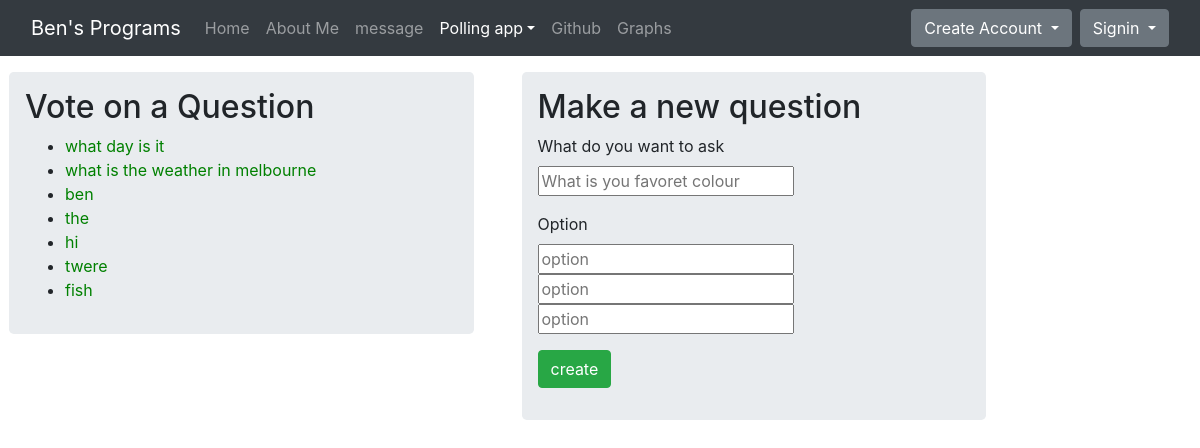
/polls/, run on an earlier commit of the app's database.
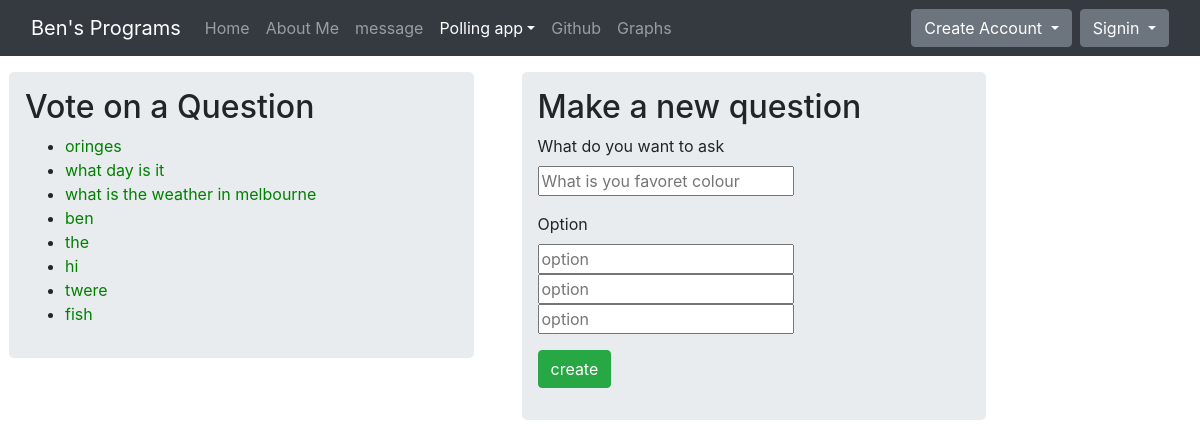
And on a later commit of the database.
### polls/models.py (models this page shows, shortened)
class Question(models.Model):
    question_text = models.CharField(max_length=200)
    date = models.DateTimeField('date published')
    def __str__(self):
        return self.question_text

### polls/views.py (the view)
# urls.py: path('', views.Index.as_view(), name='index'),
class Index(generic.ListView):
    template_name = 'polls/index.html'
    context_object_name = 'question_list'
    def get_queryset(self):
        return Question.objects.order_by('-date')
    additional_context = {'a':'polling', 'b':'index'}
    def get_context_data(self, *args, **kwargs):
        context = super(Index, self).get_context_data(*args, **kwargs)
        context['additional_context'] = self.additional_context
        print(context)
        return context

### polls/templates/polls/index.html (shortened to what this page needs)
{% extends 'base.html' %}
{% block content %}
<div class="fluid-container">
<div class="row">
  <div class="col-md-5 px-4">
    <div class="p-3 jumbotron">
      <h2>Vote on a Question</h2>
      {% if question_list %}
        <ul>
          {% for question in question_list %}
            <li><a href="{% url 'polls:detail' question.id %}"> {{ question.question_text }} </a></li>
          {% endfor %}
        </ul>
      {% else %}
        <p>There are no polls <p>
      {% endif %}
    </div>
  </div>
  <div class="col-md-5 px-4">
    <div class="p-3 jumbotron">
      <h2>Make a new question</h2>
      <form class="create" action="{% url 'polls:new_question' %}" method="post">
        <div class="form-group">
          <label for="question_name">What do you want to ask</label><br>
          <input type="text" name="question_name" id="question_name" placeholder="What is you favoret colour"><br>
        </div>
        <div class="form-group">
          <label for="option">Option</label><br>
          <input type="text" id="option" name="option1" placeholder="option"><br>
          <input type="text" id="option" name="option2" placeholder="option"><br>
          <input type="text" id="option" name="option3" placeholder="option">
        </div>
        <input class='btn btn-success' type="submit" value="create">
      </form>
    </div>
  </div>
</div>
</div>
{% endblock %}

What changed in the data, as far as the page shows it:
added Question: question_text "oringes"
